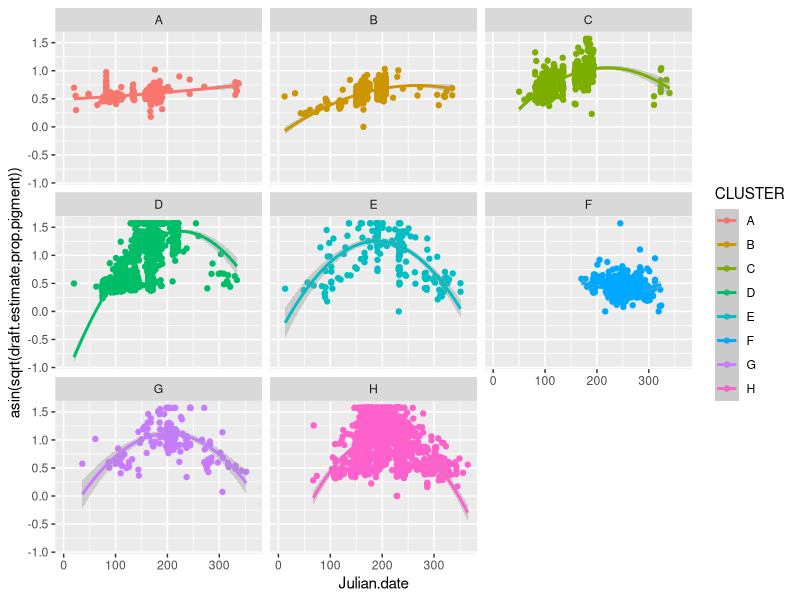
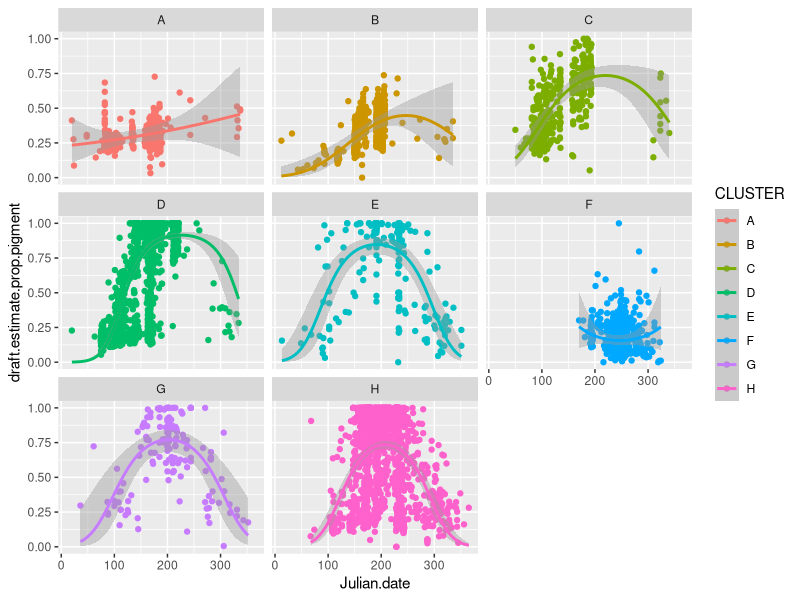
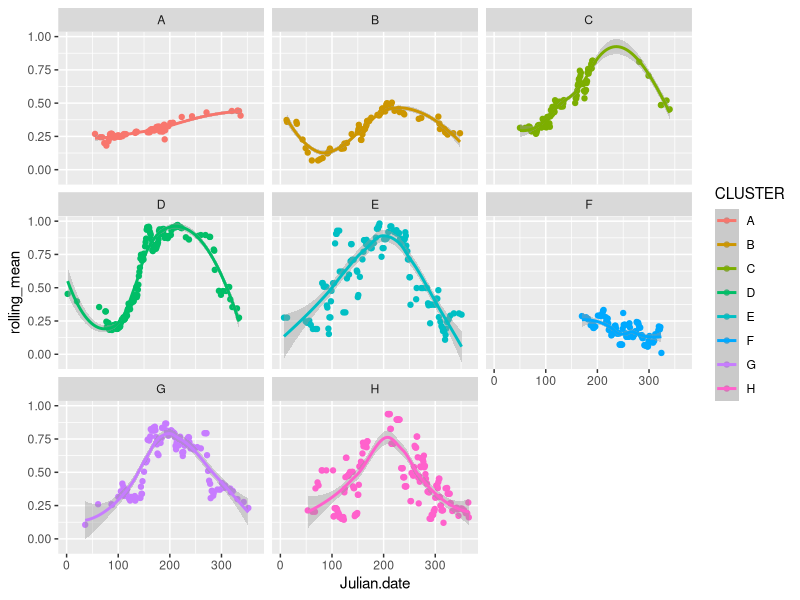
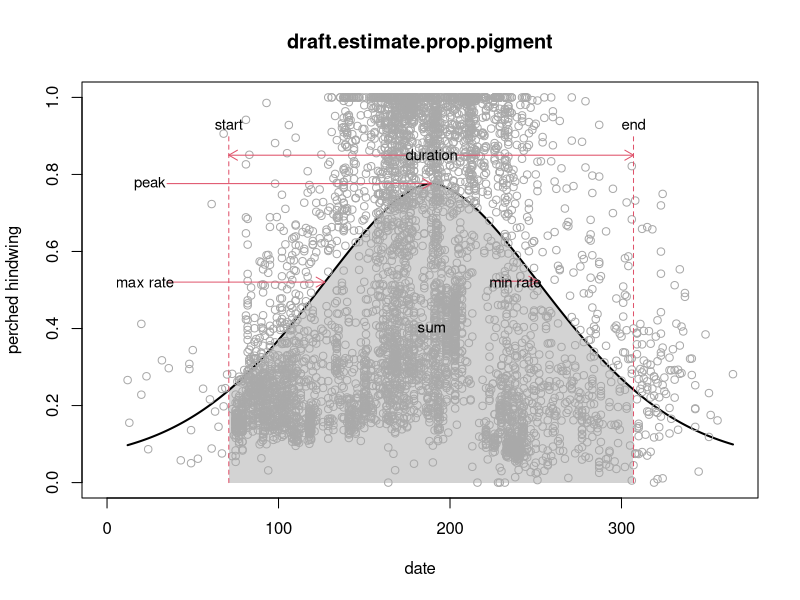
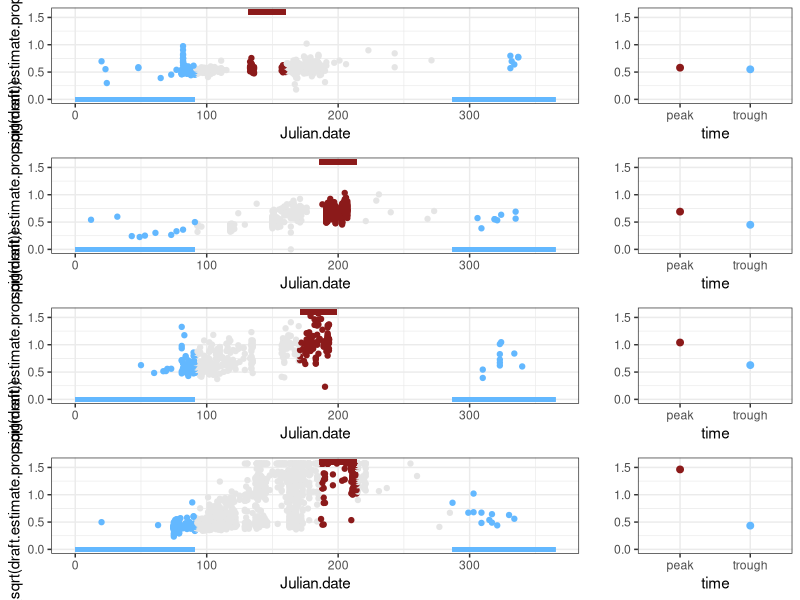
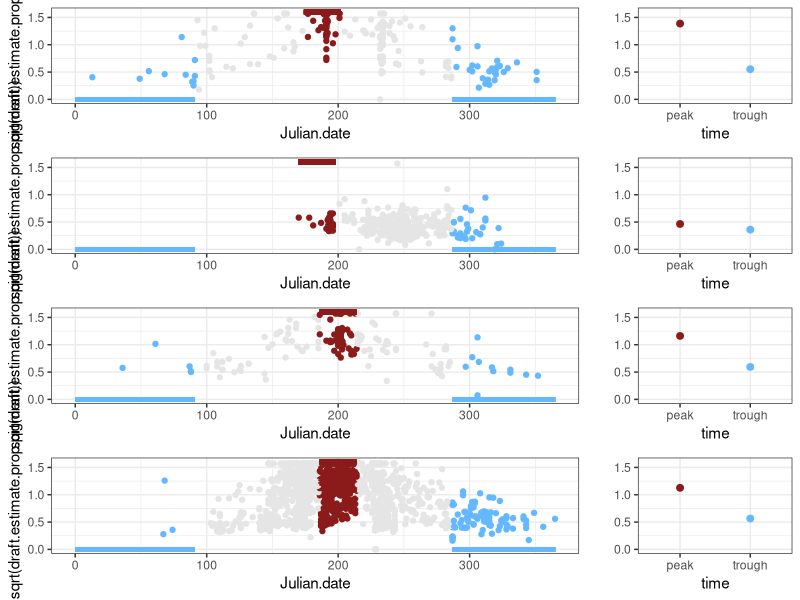

R code for these plots, in order:
## This script explores different ways of modelling the seasonal polyphenism (lines 3-120)

## It also plots the phenotypic data in peak and trough as calculated using double logistic curve fitting approach (lines 121 and beyond)

## For further details see Planning phylogenetic analyses of titia polyphenism.docx


require(ggplot2)
library(data.table)
require(gridExtra)
phen<-read.csv("data/MASTER_titia_phenotypes_v1.0.csv")


ggplot(data=subset(phen,CLUSTER!="NA"),aes(y= asin(sqrt(draft.estimate.prop.pigment)),x=Julian.date,group=CLUSTER,col=CLUSTER))+geom_point()+ stat_smooth(method = "lm", formula = y ~ x + I(x^2))+facet_wrap(~CLUSTER)


phen$Julian.date2<-phen$Julian.date^2
m.l.global<-lm(asin(sqrt(draft.estimate.prop.pigment))~Julian.date+Julian.date2,data=subset(phen, draft.estimate.prop.pigment<=1))

#peak = -b/2a in ax2 + bx + c, so peak = 195.35 in this global model


m.l.A<-lm(asin(sqrt(draft.estimate.prop.pigment))~Julian.date+Julian.date2,data=subset(phen, draft.estimate.prop.pigment<=1 & CLUSTER=="A"))


ggplot(data=subset(phen,CLUSTER!="NA" & draft.estimate.prop.pigment<=1),aes(y=draft.estimate.prop.pigment,x=Julian.date,group=CLUSTER,col=CLUSTER))+geom_point()+ stat_smooth(method = "glm", formula = y ~ x + I(x^2), method.args = list(family='binomial'))+facet_wrap(~CLUSTER)


dt<-data.table(phen)
out<-dt[,list(day.mean=mean(draft.estimate.prop.pigment)),by="Julian.date,CLUSTER"]

out<-out[order(Julian.date),]
out<-out[order(CLUSTER),]
frollmean(out[,day.mean],7,na.rm=TRUE,hasNA=TRUE)->rolling_mean
out<-as.data.frame(out)
out$rolling_mean<-rolling_mean
ggplot(data=subset(out,CLUSTER!="<NA>"),aes(y=rolling_mean,x=Julian.date,group=CLUSTER,col=CLUSTER))+geom_point()+ geom_smooth()+facet_wrap(~CLUSTER)





ACI.curve <- function(P,data){ # inputs are parameters (P) and dataset
  
  # First, scale parameter values, this makes it easier for optim, as you feed it
  # parameters on the same scale
  (d.star<-P[1]/10)
  (sigma<-P[2]/20)
  (alpha1<-P[3]/1200)
  (alpha2<-P[4]/200000)
  (phi<-P[5]/10000)
  (z<-P[6]/250)
  
  if(alpha2>=alpha1){alpha2=alpha1-0.0001}
  
  lambda<-alpha2+(alpha1-alpha2)*exp(-(abs((c(data$date)-d.star)/sigma)^z)) # This is equation for function
  
  if (length(which(lambda==1))>0 | length(which(lambda==0))>0) LL.ind<-rep(-1000000,length(data$date)) else {
    
    a<-lambda/phi
    b<-(1-lambda)/phi
    
    LL.ind<-lgamma(a+b)-lgamma(a)-lgamma(b)+(a-1)*log(data$scaledACI+0.0001)+(b-1)*log(1-data$scaledACI+0.0001) # This calculates likelihood
  }
  
  return(sum(LL.ind)) # Sums likelihood across each value
}




####dt<-data.table(inat)
#data<-dt[,list(mean.hw=mean(perched.hw2,na.rm=T)),by="julian.date"]
data<-phen[,c(10,40)]
data<-data.frame(data)
    # Remove any NAs
data<-data[which(is.na(data[,2])==F),]
data<-data[which(is.na(data[,1])==F),]
colnames(data)[1]<-"date"
data$scaledACI<-(data[,2]-min(data[,2]))/(max(data[,2])-min(data[,2]))
    # Sequence of dates
date.seq<-seq(min(data[,1]),max(data[,1]),1)
#data<-data[order(data[,1]),]
    
    ## Fit curve ##
    initial<-c(1300,1000,1000,1000,1000,1000) # Initial parameter values, all on roughly same scale
    low<-c(1,200,100,1,1,250) # Min allowed parameter values
    high<-c(2000,2000,1200,10000,10000,5000) # Max allowed parameter values
    result<-optim(par=initial,fn=ACI.curve,data=data,method="L-BFGS-B",lower=low,upper=high,control=list(trace=1,fnscale=-1,maxit=1000)) # Run optim
    P.new<-c(result$par[1]/10,result$par[2]/20,result$par[3]/1200,result$par[4]/200000,result$par[5]/10000,result$par[6]/250) # Rescale parameters
    lambda<-P.new[4]+(P.new[3]-P.new[4])*exp(-(abs((date.seq-P.new[1])/(P.new[2]))^(P.new[6]))) # Fit function with fitted parameter values
    
    ### Differentiating ###
    first.deriv<-(P.new[6]*exp(-((P.new[1]-date.seq)^2/P.new[2]^2)^(P.new[6]/2)) * ((P.new[1]-date.seq)^2/P.new[2]^2)^(P.new[6]/2)) / (P.new[1]-date.seq)
    second.deriv<-( P.new[6]*exp(-((P.new[1]-date.seq)^2/P.new[2]^2)^(P.new[6]/2)) * ((P.new[1]-date.seq)^2/P.new[2]^2)^((P.new[6]-2)/2) * (P.new[6]*(((P.new[1]-date.seq)^2/P.new[2]^2)^(P.new[6]/2) -1) +1) ) / (P.new[1]^2)
    deriv.data<-as.data.frame(cbind(first=first.deriv,second=second.deriv,date=date.seq))
    #plot(deriv.data$first~deriv.data$date,type="l") # Plot first derivative if you're interested
    #plot(deriv.data$second~deriv.data$date,type="l") # Plot second derivative if you're interested
    # Date of first max 2nd deritave
    max.second1<-which(deriv.data[deriv.data$date<=P.new[1],'second'] %in% max(deriv.data[deriv.data$date<=P.new[1],'second']))
    (date.max.second1<-deriv.data[deriv.data$date<=P.new[1],'date'][max.second1])
    # Date of second max 2nd deritave
    max.second2<-which(deriv.data[deriv.data$date>=P.new[1],'second'] %in% max(deriv.data[deriv.data$date>=P.new[1],'second']))
    (date.max.second2<-deriv.data[deriv.data$date>=P.new[1],'date'][max.second2])
    # Date of first max 2nd deritave
    max.first<-max(deriv.data[deriv.data$date<=P.new[1],'first'])
    max.first1<-which(deriv.data[deriv.data$date<=P.new[1],'first'] %in% max.first)
    (date.max.first<-deriv.data[deriv.data$date<=P.new[1],'date'][max.first1])
    (lambda.max.first<-P.new[4]+(P.new[3]-P.new[4])*exp(-(abs((date.max.first-P.new[1])/(P.new[2]))^(P.new[6]))))
    # Date of second max 2nd deritave
    min.first<-min(deriv.data[deriv.data$date>=P.new[1],'first'])
    min.first2<-which(deriv.data[deriv.data$date>=P.new[1],'first'] %in% min.first)
    (date.min.first<-deriv.data[deriv.data$date>=P.new[1],'date'][min.first2])
    (lambda.min.first<-P.new[4]+(P.new[3]-P.new[4])*exp(-(abs((date.min.first-P.new[1])/(P.new[2]))^(P.new[6]))))
    
    ### Plotting ###
    with(data,plot(scaledACI~date,type="n",ylab="perched hindwing",xlab="date",xlim=c(0,365),main=names(data)[2])) # Plot
    ## Filling area under curve
    lambda.new<-P.new[4]+(P.new[3]-P.new[4])*exp(-(abs((seq(date.max.second1,date.max.second2,0.1)-P.new[1])/(P.new[2]))^(P.new[6])))
    lambda.one<-P.new[4]+(P.new[3]-P.new[4])*exp(-(abs((date.max.second1-P.new[1])/(P.new[2]))^(P.new[6])))
    lambda.growing<-P.new[4]+(P.new[3]-P.new[4])*exp(-(abs((seq(round(date.max.second1,0),round(date.max.second2,0),1)-P.new[1])/(P.new[2]))^(P.new[6])))
    x<-c(seq(date.max.second1,date.max.second2,0.1),rev(seq(date.max.second1,date.max.second2,0.1)))
    y<-c(lambda.new,rep(0,length(lambda.new)))
    pol <- cbind(x, y)
    polygon(x,y,col="light grey",border=NA)
    lines(lambda~date.seq,col=1,lwd=2)
    ## Add points
    with(data,points(scaledACI~date,col="dark grey"))
    ## Annotating
    # duration
    segments(date.max.second1,0,date.max.second1,.9,lty=2,col=2); text(date.max.second1,.93,"start",cex=0.9)
    segments(date.max.second2,0,date.max.second2,.9,lty=2,col=2); text(date.max.second2,.93,"end",cex=0.9)
    text(P.new[1],.85,"duration",cex=0.9)
    arrows(P.new[1]-15,.85,date.max.second1,.85,length=.1,col=2)
    arrows(P.new[1]+15,.85,date.max.second2,.85,length=.1,col=2)
    # sum
    text(P.new[1],.4,"sum",cex=0.9)
    # peak
    arrows(35,max(lambda),P.new[1],max(lambda),length=.1,col=2)
    text(25,max(lambda),"peak",cex=0.9)
    # rate
    arrows(35,lambda.max.first,date.max.first,lambda.max.first,length=.1,col=2)
    text(22,lambda.max.first,"max rate",cex=.9)
    arrows(225,lambda.min.first,date.min.first,lambda.min.first,length=.1,col=2)
    text(238,lambda.max.first,"min rate",cex=.9)




###PLOTTING 
phen_mean<-read.csv("data/peak_trough_v1.0.csv")

clA<-subset(phen,CLUSTER=="A")
clA.peak.start = 132
clA.peak.end = 160
clA$col<-ifelse(clA$Julian.date >= 287 | clA$Julian.date <= 91,"trough",ifelse(clA$Julian.date>=clA.peak.start & clA$Julian.date<=clA.peak.end,"peak","neutral"))

clA_plot_A<-ggplot(data=clA,aes(x=Julian.date,y= asin(sqrt(draft.estimate.prop.pigment)),col=col))+geom_point()+scale_colour_manual(values=c("grey90","firebrick4","steelblue1"))+xlim(c(0,365))+ylim(c(0,1.6))+theme_bw()+ theme(legend.position = "none")+geom_segment(aes(x=0, xend=91,y=0,yend=0),col="steelblue1",lwd=1.5)+geom_segment(aes(x=287, xend=365,y=0,yend=0),col="steelblue1",lwd=1.5)+geom_segment(aes(x=clA.peak.start, xend=clA.peak.end,y=1.6,yend=1.6),col="firebrick4",lwd=1.5)

clA_plot_B<-ggplot(data=subset(phen_mean,CLUSTER=="A"),aes(x=time,y=mean,col=time))+geom_point(cex=2)+geom_errorbar(aes(ymin=mean-se,ymax=mean+se),width=0,lwd=2)+scale_colour_manual(values=c("firebrick4","steelblue1"))+theme_bw()+ylim(c(0,1.6))+theme(legend.position="none")+ylab("")

clB<-subset(phen,CLUSTER=="B")
clB.peak.start = 186
clB.peak.end = 214
clB$col<-ifelse(clB$Julian.date >= 287 | clB$Julian.date <= 91,"trough",ifelse(clB$Julian.date>=clB.peak.start & clB$Julian.date<=clB.peak.end,"peak","neutral"))

clB_plot_A<-ggplot(data=clB,aes(x=Julian.date,y= asin(sqrt(draft.estimate.prop.pigment)),col=col))+geom_point()+scale_colour_manual(values=c("grey90","firebrick4","steelblue1"))+xlim(c(0,365))+ylim(c(0,1.6))+theme_bw()+ theme(legend.position = "none")+geom_segment(aes(x=0, xend=91,y=0,yend=0),col="steelblue1",lwd=1.5)+geom_segment(aes(x=287, xend=365,y=0,yend=0),col="steelblue1",lwd=1.5)+geom_segment(aes(x=clB.peak.start, xend=clB.peak.end,y=1.6,yend=1.6),col="firebrick4",lwd=1.5)
clB_plot_B<-ggplot(data=subset(phen_mean,CLUSTER=="B"),aes(x=time,y=mean,col=time))+geom_point(cex=2)+geom_errorbar(aes(ymin=mean-se,ymax=mean+se),width=0,lwd=2)+scale_colour_manual(values=c("firebrick4","steelblue1"))+theme_bw()+ylim(c(0,1.6))+theme(legend.position="none")+ylab("")

clC<-subset(phen,CLUSTER=="C")
clC.peak.start = 171
clC.peak.end = 199
clC$col<-ifelse(clC$Julian.date >= 287 | clC$Julian.date <= 91,"trough",ifelse(clC$Julian.date>=clC.peak.start & clC$Julian.date<=clC.peak.end,"peak","neutral"))

clC_plot_A<-ggplot(data=clC,aes(x=Julian.date,y= asin(sqrt(draft.estimate.prop.pigment)),col=col))+geom_point()+scale_colour_manual(values=c("grey90","firebrick4","steelblue1"))+xlim(c(0,365))+ylim(c(0,1.6))+theme_bw()+ theme(legend.position = "none")+geom_segment(aes(x=0, xend=91,y=0,yend=0),col="steelblue1",lwd=1.5)+geom_segment(aes(x=287, xend=365,y=0,yend=0),col="steelblue1",lwd=1.5)+geom_segment(aes(x=clC.peak.start, xend=clC.peak.end,y=1.6,yend=1.6),col="firebrick4",lwd=1.5)
clC_plot_B<-ggplot(data=subset(phen_mean,CLUSTER=="C"),aes(x=time,y=mean,col=time))+geom_point(cex=2)+geom_errorbar(aes(ymin=mean-se,ymax=mean+se),width=0,lwd=2)+scale_colour_manual(values=c("firebrick4","steelblue1"))+theme_bw()+ylim(c(0,1.6))+theme(legend.position="none")+ylab("")

clD<-subset(phen,CLUSTER=="D")
clD.peak.start = 186
clD.peak.end = 214
clD$col<-ifelse(clD$Julian.date >= 287 | clD$Julian.date <= 91,"trough",ifelse(clD$Julian.date>=clD.peak.start & clD$Julian.date<=clD.peak.end,"peak","neutral"))

clD_plot_A<-ggplot(data=clD,aes(x=Julian.date,y= asin(sqrt(draft.estimate.prop.pigment)),col=col))+geom_point()+scale_colour_manual(values=c("grey90","firebrick4","steelblue1"))+xlim(c(0,365))+ylim(c(0,1.6))+theme_bw()+ theme(legend.position = "none")+geom_segment(aes(x=0, xend=91,y=0,yend=0),col="steelblue1",lwd=1.5)+geom_segment(aes(x=287, xend=365,y=0,yend=0),col="steelblue1",lwd=1.5)+geom_segment(aes(x=clD.peak.start, xend=clD.peak.end,y=1.6,yend=1.6),col="firebrick4",lwd=1.5)
clD_plot_B<-ggplot(data=subset(phen_mean,CLUSTER=="D"),aes(x=time,y=mean,col=time))+geom_point(cex=2)+geom_errorbar(aes(ymin=mean-se,ymax=mean+se),width=0,lwd=2)+scale_colour_manual(values=c("firebrick4","steelblue1"))+theme_bw()+ylim(c(0,1.6))+theme(legend.position="none")+ylab("")

clE<-subset(phen,CLUSTER=="E")
clE.peak.start = 174
clE.peak.end = 202
clE$col<-ifelse(clE$Julian.date >= 287 | clE$Julian.date <= 91,"trough",ifelse(clE$Julian.date>=clE.peak.start & clE$Julian.date<=clE.peak.end,"peak","neutral"))

clE_plot_A<-ggplot(data=clE,aes(x=Julian.date,y= asin(sqrt(draft.estimate.prop.pigment)),col=col))+geom_point()+scale_colour_manual(values=c("grey90","firebrick4","steelblue1"))+xlim(c(0,365))+ylim(c(0,1.6))+theme_bw()+ theme(legend.position = "none")+geom_segment(aes(x=0, xend=91,y=0,yend=0),col="steelblue1",lwd=1.5)+geom_segment(aes(x=287, xend=365,y=0,yend=0),col="steelblue1",lwd=1.5)+geom_segment(aes(x=clE.peak.start, xend=clE.peak.end,y=1.6,yend=1.6),col="firebrick4",lwd=1.5)
clE_plot_B<-ggplot(data=subset(phen_mean,CLUSTER=="E"),aes(x=time,y=mean,col=time))+geom_point(cex=2)+geom_errorbar(aes(ymin=mean-se,ymax=mean+se),width=0,lwd=2)+scale_colour_manual(values=c("firebrick4","steelblue1"))+theme_bw()+ylim(c(0,1.6))+theme(legend.position="none")+ylab("")

clF<-subset(phen,CLUSTER=="F")
clF.peak.start = 170
clF.peak.end = 198
clF$col<-ifelse(clF$Julian.date >= 287 | clF$Julian.date <= 91,"trough",ifelse(clF$Julian.date>=clF.peak.start & clF$Julian.date<=clF.peak.end,"peak","neutral"))

clF_plot_A<-ggplot(data=clF,aes(x=Julian.date,y= asin(sqrt(draft.estimate.prop.pigment)),col=col))+geom_point()+scale_colour_manual(values=c("grey90","firebrick4","steelblue1"))+xlim(c(0,365))+ylim(c(0,1.6))+theme_bw()+ theme(legend.position = "none")+geom_segment(aes(x=0, xend=91,y=0,yend=0),col="steelblue1",lwd=1.5)+geom_segment(aes(x=287, xend=365,y=0,yend=0),col="steelblue1",lwd=1.5)+geom_segment(aes(x=clF.peak.start, xend=clF.peak.end,y=1.6,yend=1.6),col="firebrick4",lwd=1.5)
clF_plot_B<-ggplot(data=subset(phen_mean,CLUSTER=="F"),aes(x=time,y=mean,col=time))+geom_point(cex=2)+geom_errorbar(aes(ymin=mean-se,ymax=mean+se),width=0,lwd=2)+scale_colour_manual(values=c("firebrick4","steelblue1"))+theme_bw()+ylim(c(0,1.6))+theme(legend.position="none")+ylab("")

clG<-subset(phen,CLUSTER=="G")
clG.peak.start = 186
clG.peak.end = 214
clG$col<-ifelse(clG$Julian.date >= 287 | clG$Julian.date <= 91,"trough",ifelse(clG$Julian.date>=clG.peak.start & clG$Julian.date<=clG.peak.end,"peak","neutral"))

clG_plot_A<-ggplot(data=clG,aes(x=Julian.date,y= asin(sqrt(draft.estimate.prop.pigment)),col=col))+geom_point()+scale_colour_manual(values=c("grey90","firebrick4","steelblue1"))+xlim(c(0,365))+ylim(c(0,1.6))+theme_bw()+ theme(legend.position = "none")+geom_segment(aes(x=0, xend=91,y=0,yend=0),col="steelblue1",lwd=1.5)+geom_segment(aes(x=287, xend=365,y=0,yend=0),col="steelblue1",lwd=1.5)+geom_segment(aes(x=clG.peak.start, xend=clG.peak.end,y=1.6,yend=1.6),col="firebrick4",lwd=1.5)
clG_plot_B<-ggplot(data=subset(phen_mean,CLUSTER=="G"),aes(x=time,y=mean,col=time))+geom_point(cex=2)+geom_errorbar(aes(ymin=mean-se,ymax=mean+se),width=0,lwd=2)+scale_colour_manual(values=c("firebrick4","steelblue1"))+theme_bw()+ylim(c(0,1.6))+theme(legend.position="none")+ylab("")

clH<-subset(phen,CLUSTER=="H")
clH.peak.start = 186
clH.peak.end = 214
clH$col<-ifelse(clH$Julian.date >= 287 | clH$Julian.date <= 91,"trough",ifelse(clH$Julian.date>=clH.peak.start & clH$Julian.date<=clH.peak.end,"peak","neutral"))

clH_plot_A<-ggplot(data=clH,aes(x=Julian.date,y= asin(sqrt(draft.estimate.prop.pigment)),col=col))+geom_point()+scale_colour_manual(values=c("grey90","firebrick4","steelblue1"))+xlim(c(0,365))+ylim(c(0,1.6))+theme_bw()+ theme(legend.position = "none")+geom_segment(aes(x=0, xend=91,y=0,yend=0),col="steelblue1",lwd=1.5)+geom_segment(aes(x=287, xend=365,y=0,yend=0),col="steelblue1",lwd=1.5)+geom_segment(aes(x=clH.peak.start, xend=clH.peak.end,y=1.6,yend=1.6),col="firebrick4",lwd=1.5)
clH_plot_B<-ggplot(data=subset(phen_mean,CLUSTER=="H"),aes(x=time,y=mean,col=time))+geom_point(cex=2)+geom_errorbar(aes(ymin=mean-se,ymax=mean+se),width=0,lwd=2)+scale_colour_manual(values=c("firebrick4","steelblue1"))+theme_bw()+ylim(c(0,1.6))+theme(legend.position="none")+ylab("")

grid.arrange(clA_plot_A,clA_plot_B, clB_plot_A,clB_plot_B,clC_plot_A,clC_plot_B, clD_plot_A,clD_plot_B,ncol=2,widths=c(2.75,1))
grid.arrange(clE_plot_A,clE_plot_B, clF_plot_A,clF_plot_B,clG_plot_A,clG_plot_B, clH_plot_A,clH_plot_B,ncol=2,widths=c(2.75,1))


peak.trough.season <- rbind(c("A", clA.peak.start, clA.peak.end),
      c("B", clB.peak.start, clB.peak.end),
      c("C", clC.peak.start, clC.peak.end),
      c("D", clD.peak.start, clD.peak.end),
      c("E", clE.peak.start, clE.peak.end),
      c("F", clF.peak.start, clF.peak.end),
      c("G", clG.peak.start, clG.peak.end),
      c("H", clH.peak.start, clH.peak.end))

peak.trough.season <- data.frame(peak.trough.season)
colnames(peak.trough.season) <- c("cluster", "peak.start", "peak.end")
write.table(peak.trough.season, file = "data/peak_trough_season_dates.csv", sep = ",")

